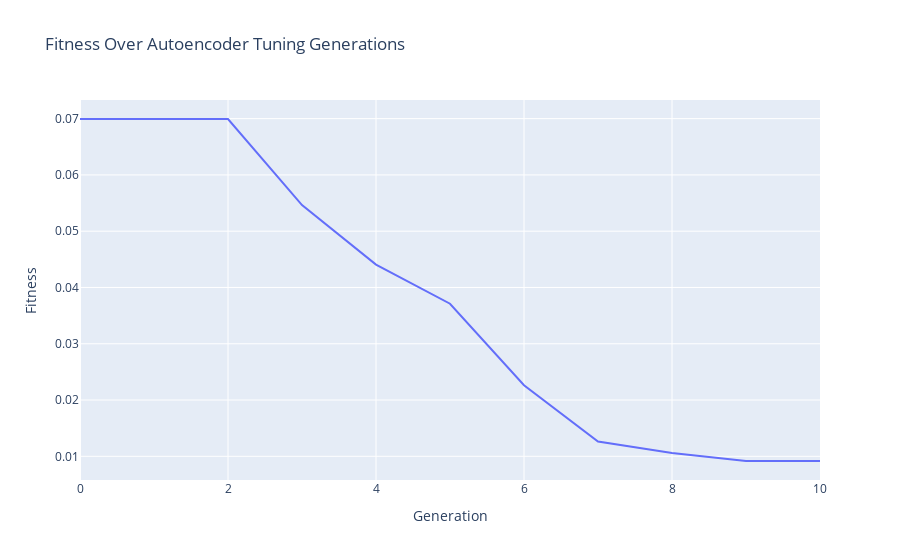

The notebook cell saved with this chart:
### Code cell
plot_convergence(f_best)

### Figure 1 — Plotly figure (JSON) as saved in the notebook; plotly's stock layout.template omitted (floating-point values rounded to 4 significant figures)
{"data": [{"mode": "lines", "type": "scatter", "x": [0, 1, 2, 3, 4, 5, 6, 7, 8, 9, 10], "xaxis": "x", "y": [0.06994, 0.06994, 0.06994, 0.05463, 0.04406, 0.03711, 0.02263, 0.01264, 0.01058, 0.009166, 0.009166], "yaxis": "y"}], "layout": {"title": {"text": "Fitness Over Autoencoder Tuning Generations"}, "xaxis": {"anchor": "y", "domain": [0, 1], "title": {"text": "Generation"}}, "yaxis": {"anchor": "x", "domain": [0, 1], "title": {"text": "Fitness"}}}}
